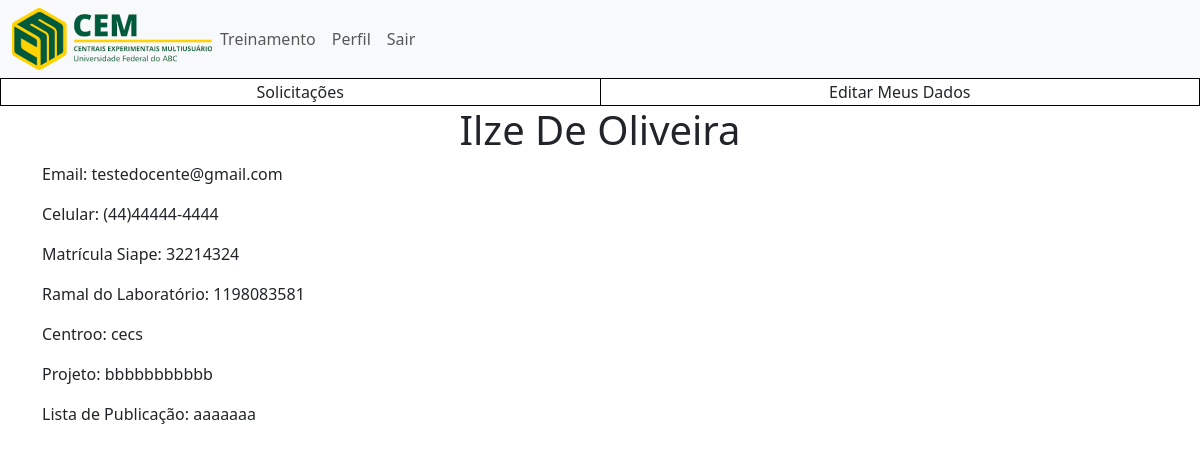
Page /core/perfil_user/ (signed in) on the committed database.
### core/models.py (models this page shows, shortened)
class Docente(models.Model):
    id_docente = models.AutoField(primary_key=True)
    primeiro_nome = models.CharField(max_length=255)
    segundo_nome = models.CharField(max_length=255)
    celular = models.CharField(max_length=17)
    matricula_siape = models.CharField(max_length=30)
    ramal_lab = models.CharField(max_length=30)
    centro = models.CharField(max_length=30)
    possui_projeto = models.CharField(max_length=3)
    info_projeto = models.TextField(max_length=255)
    lista_publi = models.TextField(max_length=255)
    id_form_termo = models.ForeignKey(FormTermo, on_delete=models.CASCADE, null=False)
    id_login = models.ForeignKey(Login, on_delete=models.CASCADE, null=False, default=0)

class Login(models.Model):
    id_login = models.AutoField(primary_key=True)
    email_inst = models.EmailField(max_length=255)
    senha = models.CharField(max_length=255)
    perfil = models.CharField(max_length=30, default='perfil')
    data_cadastro = models.DateTimeField(blank=True, null=True, default=datetime.datetime.now)
    data_ultimo_login = models.DateTimeField(blank=True, null=True, default=datetime.datetime(2023, 1, 1, 0, 0))
    password_change_required = models.BooleanField(default=True)

### core/views.py (the view)
# urls.py: path('perfil_user/', perfil_user, name='perfil_user'),
def perfil_user(request):
    if 'chave' in request.session:
        chave = request.session['chave']
        login = Login.objects.get(id_login=chave)
        if login.perfil == 'docente':
            user = Docente.objects.get(id_login=chave)
        elif login.perfil == 'pos_doutorando':
            user = PosDout.objects.get(id_pos_dout=chave)
        elif login.perfil == 'aluno':
            user = AlunoPosIC.objects.get(id_login=chave)
        elif login.perfil == 'user_externo':
            user = UserExterno.objects.get(id_login=chave)
        return render(request, 'perfil_user.html', {'user': user, 'login': login})
    else:
        return HttpResponse('Você precisa estar logado no sistema para achar ')

### core/templates/perfil_user.html (shortened to what this page needs)
{% extends 'base.html' %}
{% load static %}
{% block conteudo %}
<div class="container">
    <h1>
        {{user.primeiro_nome }} {{user.segundo_nome}}
    </h1>
    <div>
        <p>Email: {{login.email_inst}}</p>
        {% if login.perfil == "docente" %}
            <p>Celular: {{user.celular}}</p>
            <p>Matrícula Siape: {{user.matricula_siape}}</p>
            <p>Ramal do Laboratório: {{user.ramal_lab}}</p>
            <p>Centroo: {{user.centro}}</p>
            {% if user.info_projeto %}
            <p>Projeto: {{user.info_projeto}}</p>
            {% endif %}
            <p>Lista de Publicação: {{user.lista_publi}}</p>
        {% endif %}
    </div>
</div>
{% endblock %}

### static/css/style.css (style rules this page uses)
h1 { text-align: center; }
.container { width: 100%; }

### rows in the picture
Docente: primeiro_nome "Ilze", segundo_nome "De Oliveira", celular "(44)44444-4444", matricula_siape "32214324", ramal_lab "1198083581", centro "cecs", info_projeto "bbbbbbbbbbb", lista_publi "aaaaaaa"
Login: email_inst "testedocente@gmail.com"
